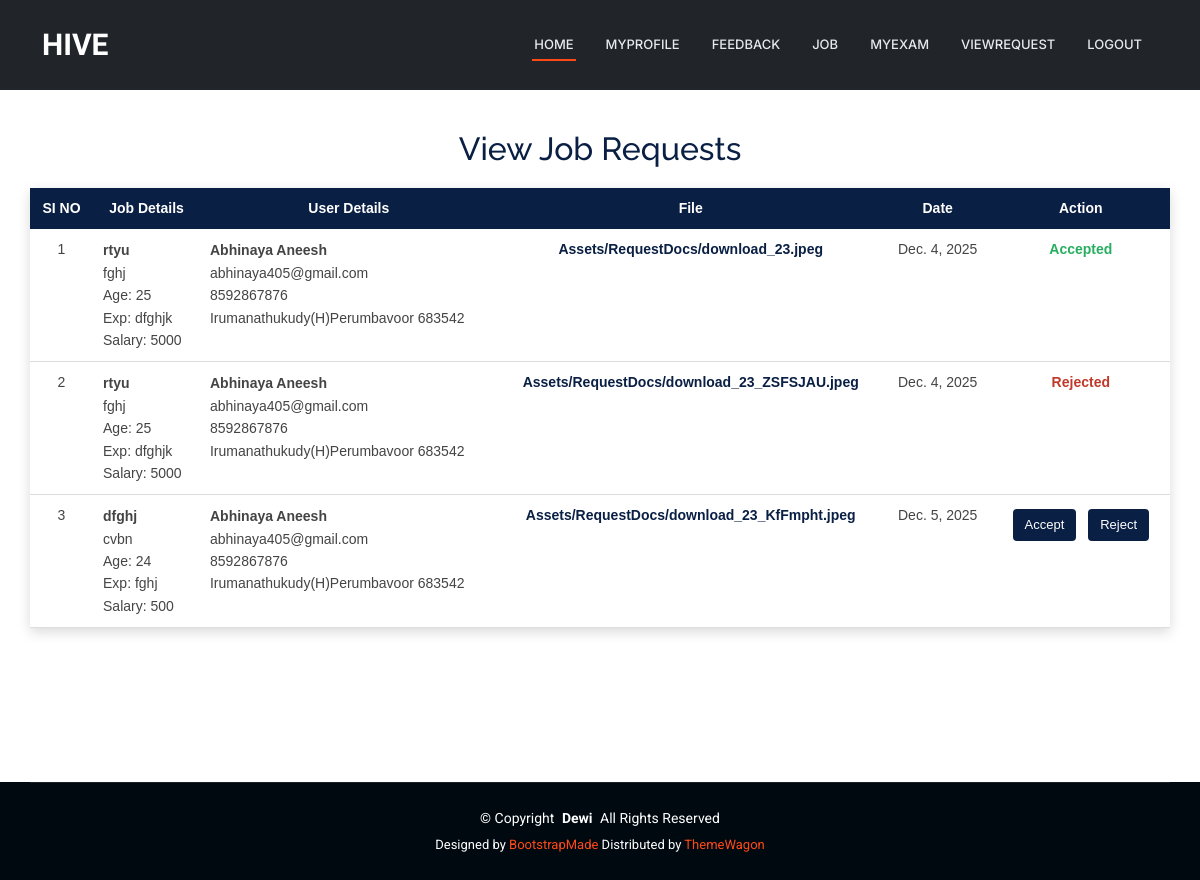
The app's page /JobProvider/ViewRequest/ (signed in) with its own data.
### User/models.py (models this page shows)
class tbl_request(models.Model):
    request_date=models.DateField(auto_now_add=True)
    request_status=models.IntegerField(default=0)
    request_file=models.FileField(upload_to="Assets/RequestDocs/")
    job_id=models.ForeignKey(tbl_job,on_delete=models.CASCADE)
    user_id=models.ForeignKey(tbl_user,on_delete=models.CASCADE)

### JobProvider/models.py (models this page shows)
class tbl_job(models.Model):
    job_title=models.CharField(max_length=50)
    job_content=models.CharField(max_length=50)
    job_requriedage=models.CharField(max_length=50)
    job_experience=models.CharField(max_length=50)
    job_salary=models.CharField(max_length=50)
    job_lastdate=models.DateField()
    job_date=models.DateField(auto_now_add=True)
    job_status=models.IntegerField(default=0)
    jobprovider_id=models.ForeignKey(tbl_jobprovider,on_delete=models.CASCADE)
    jobcategory_id=models.ForeignKey(tbl_jobcategory,on_delete=models.CASCADE)
    jobtype_id=models.ForeignKey(tbl_jobtype,on_delete=models.CASCADE)

### Guest/models.py (models this page shows)
class tbl_user(models.Model):
    user_name = models.CharField(max_length=50)
    user_email = models.CharField(max_length=50)
    user_contact = models.CharField(max_length=50)
    user_address = models.CharField(max_length=100)
    user_gender = models.CharField(max_length=50)
    user_dob = models.DateField()
    user_password = models.CharField(max_length=50)
    user_photo = models.FileField(upload_to="Assets/UserDocs/")
    place = models.ForeignKey(tbl_place,on_delete=models.CASCADE)

### JobProvider/views.py (the view)
# urls.py: path('ViewRequest/',views.ViewRequest,name="ViewRequest"),
def ViewRequest(request):
    viewrequestdata=tbl_request.objects.filter(user_id=request.session['uid'])
    return render(request,"JobProvider/ViewRequest.html",{"viewrequestdata":viewrequestdata})

### JobProvider/Templates/JobProvider/ViewRequest.html (shortened to what this page needs)
{% extends 'JobProvider/Header.html' %}
{% block content %}
<head>
</head>
<div class="jp-request-wrapper">
    <h2 class="jp-request-title">View Job Requests</h2>
    <table class="jp-request-table">
        <thead>
            <tr>
                <th>SI NO</th>
                <th>Job Details</th>
                <th>User Details</th>
                <th>File</th>
                <th>Date</th>
                <th>Action</th>
            </tr>
        </thead>
        <tbody>
            {% for i in viewrequestdata %}
            <tr>
                <td align="center">{{ forloop.counter }}</td>
                <td class="jp-request-job">
                    <strong>{{ i.job_id.job_title }}</strong><br>
                    {{ i.job_id.job_content }}<br>
                    Age: {{ i.job_id.job_requriedage }}<br>
                    Exp: {{ i.job_id.job_experience }}<br>
                    Salary: {{ i.job_id.job_salary }}
                </td>
                <td class="jp-request-user">
                    <strong>{{ i.user_id.user_name }}</strong><br>
                    {{ i.user_id.user_email }}<br>
                    {{ i.user_id.user_contact }}<br>
                    {{ i.user_id.user_address }}
                </td>
                <td class="jp-request-file">
                    {{ i.request_file }}
                </td>
                <td align="center">
                    {{ i.request_date }}
                </td>
                <td class="jp-request-actions" align="center">
                    {% if i.request_status == 0 %}
                        <a href="{% url 'JobProvider:Accept' i.id %}">Accept</a>
                        <a href="{% url 'JobProvider:Reject' i.id %}">Reject</a>
                    {% elif i.request_status == 1 %}
                        <span class="jp-status-accepted">Accepted</span>
                    {% elif i.request_status == 2 %}
                        <span class="jp-status-rejected">Rejected</span>
                    {% endif %}
                </td>
            </tr>
            {% endfor %}
        </tbody>
    </table>
</div>
{% endblock %}

### Guest/static/Main/assets/css/main.css (style rules this page uses)
:root { --default-font: "Roboto", system-ui, -apple-system, "Segoe UI", Roboto, "Helvetica Neue", Arial, "Noto Sans", "Liberation Sans", sans-serif, "Apple Color Emoji", "Segoe UI Emoji", "Segoe UI Symbol", "Noto Color Emoji"; --heading-font: "Raleway", sans-serif; --nav-font: "Inter", sans-serif; }
:root { --background-color: #ffffff; --default-color: #444444; --heading-color: #273d4e; --accent-color: #ff4a17; --surface-color: #ffffff; --contrast-color: #ffffff; }
:root { --nav-color: #e5eaee; --nav-hover-color: #ff4a17; --nav-mobile-background-color: #ffffff; --nav-dropdown-background-color: #ffffff; --nav-dropdown-color: #444444; --nav-dropdown-hover-color: #ff4a17; }
:root { scroll-behavior: smooth; }
body { color: var(--default-color); background-color: var(--background-color); font-family: var(--default-font); }
a { color: var(--accent-color); text-decoration: none; transition: 0.3s; }
h1, h2, h3, h4, h5, h6 { color: var(--heading-color); font-family: var(--heading-font); }

### JobProvider/Templates/JobProvider/ViewRequest.html (style rules this page uses)
.jp-request-wrapper { width: 95%; margin: 30px auto; font-family: Arial, sans-serif; }
.jp-request-title { text-align: center; margin-bottom: 20px; color: #0a1f44; }
.jp-request-table { width: 100%; border-collapse: collapse; background-color: #ffffff; box-shadow: 0 4px 12px rgba(0,0,0,0.15); }
.jp-request-table th { background-color: #0a1f44; color: #ffffff; padding: 10px; font-size: 14px; text-align: center; }
.jp-request-table td { padding: 10px; font-size: 14px; vertical-align: top; border-bottom: 1px solid #ddd; }
.jp-request-job, .jp-request-user { line-height: 1.6; }
.jp-request-file { text-align: center; font-weight: bold; color: #0a1f44; }
.jp-status-accepted { color: #27ae60; font-weight: bold; }
.jp-status-rejected { color: #c0392b; font-weight: bold; }
.jp-request-actions a { display: inline-block; margin: 4px; padding: 6px 12px; background-color: #0a1f44; color: #ffffff; text-decoration: none; border-radius: 4px; font-size: 13px; }

### records on screen
tbl_request: job_id.job_title "rtyu", job_id.job_content "fghj", job_id.job_requriedage "25", job_id.job_experience "dfghjk", job_id.job_salary "5000", user_id.user_name "Abhinaya Aneesh", user_id.user_email "abhinaya405@gmail.com", user_id.user_contact "8592867876", user_id.user_address "Irumanathukudy(H)Perumbavoor 683542", request_file "Assets/RequestDocs/download_23.jpeg", request_date "Dec. 4, 2025", request_status "Accepted"
tbl_request: job_id.job_title "rtyu", job_id.job_content "fghj", job_id.job_requriedage "25", job_id.job_experience "dfghjk", job_id.job_salary "5000", user_id.user_name "Abhinaya Aneesh", user_id.user_email "abhinaya405@gmail.com", user_id.user_contact "8592867876", user_id.user_address "Irumanathukudy(H)Perumbavoor 683542", request_file "Assets/RequestDocs/download_23_ZSFSJAU.jpeg", request_date "Dec. 4, 2025", request_status "Rejected"
tbl_request: job_id.job_title "dfghj", job_id.job_content "cvbn", job_id.job_requriedage "24", job_id.job_experience "fghj", job_id.job_salary "500", user_id.user_name "Abhinaya Aneesh", user_id.user_email "abhinaya405@gmail.com", user_id.user_contact "8592867876", user_id.user_address "Irumanathukudy(H)Perumbavoor 683542", request_file "Assets/RequestDocs/download_23_KfFmpht.jpeg", request_date "Dec. 5, 2025", request_status "Accept"
